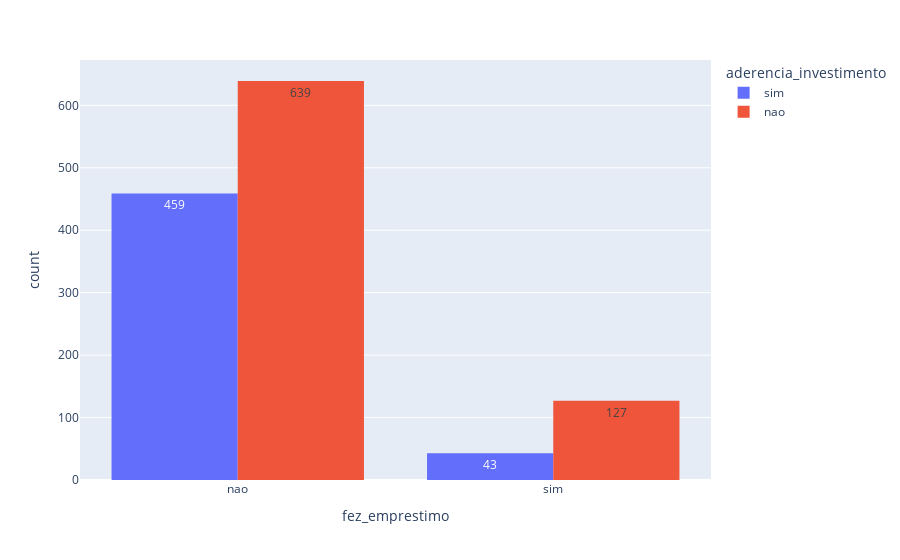

The code cell stored with this chart in its notebook:
### Code cell
# fez_emprestimo
px.histogram(dados, x = 'fez_emprestimo', text_auto=True, color = 'aderencia_investimento', barmode='group')

### Figure 1 — Plotly figure (JSON) as saved in the notebook; plotly's stock layout.template omitted (floating-point values rounded to 4 significant figures; data arrays with more than 128 entries replaced by an {"elided": "..."} marker saying what was removed)
{"data": [{"alignmentgroup": "True", "bingroup": "x", "hovertemplate": "aderencia_investimento=sim<br>fez_emprestimo=%{x}<br>count=%{y}<extra></extra>", "legendgroup": "sim", "marker": {"color": "#636efa", "pattern": {"shape": ""}}, "name": "sim", "offsetgroup": "sim", "orientation": "v", "showlegend": true, "texttemplate": "%{value}", "type": "histogram", "x": {"elided": "502 str values"}, "xaxis": "x", "yaxis": "y"}, {"alignmentgroup": "True", "bingroup": "x", "hovertemplate": "aderencia_investimento=nao<br>fez_emprestimo=%{x}<br>count=%{y}<extra></extra>", "legendgroup": "nao", "marker": {"color": "#EF553B", "pattern": {"shape": ""}}, "name": "nao", "offsetgroup": "nao", "orientation": "v", "showlegend": true, "texttemplate": "%{value}", "type": "histogram", "x": {"elided": "766 str values"}, "xaxis": "x", "yaxis": "y"}], "layout": {"barmode": "group", "legend": {"title": {"text": "aderencia_investimento"}, "tracegroupgap": 0}, "margin": {"t": 60}, "xaxis": {"anchor": "y", "domain": [0, 1], "title": {"text": "fez_emprestimo"}}, "yaxis": {"anchor": "x", "domain": [0, 1], "title": {"text": "count"}}}}
